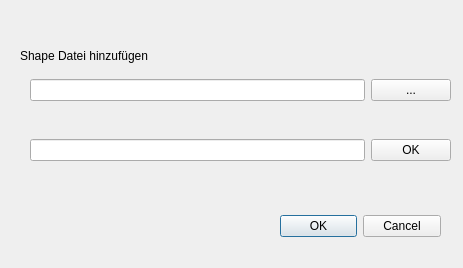
<?xml version="1.0" encoding="UTF-8"?>
<ui version="4.0">
 <class>GeoCodingNRWDialogBase</class>
 <widget class="QDialog" name="GeoCodingNRWDialogBase">
  <property name="geometry">
   <rect>
    <x>0</x>
    <y>0</y>
    <width>463</width>
    <height>268</height>
   </rect>
  </property>
  <property name="windowTitle">
   <string>GeoCodingNRW</string>
  </property>
  <widget class="QWidget" name="widget_4" native="true">
   <property name="geometry">
    <rect>
     <x>20</x>
     <y>30</y>
     <width>431</width>
     <height>222</height>
    </rect>
   </property>
   <widget class="QWidget" name="widget_3" native="true">
    <property name="geometry">
     <rect>
      <x>0</x>
      <y>10</y>
      <width>421</width>
      <height>32</height>
     </rect>
    </property>
    <layout class="QHBoxLayout" name="horizontalLayout_3">
     <item>
      <widget class="QLabel" name="label">
       <property name="text">
        <string>Shape Datei hinzufügen</string>
       </property>
      </widget>
     </item>
    </layout>
   </widget>
   <widget class="QWidget" name="widget_2" native="true">
    <property name="geometry">
     <rect>
      <x>10</x>
      <y>40</y>
      <width>421</width>
      <height>41</height>
     </rect>
    </property>
    <layout class="QHBoxLayout" name="horizontalLayout_2">
     <item>
      <widget class="QLineEdit" name="lineshp"/>
     </item>
     <item>
      <widget class="QPushButton" name="pushshp">
       <property name="text">
        <string>...</string>
       </property>
      </widget>
     </item>
    </layout>
   </widget>
   <widget class="QWidget" name="widget" native="true">
    <property name="geometry">
     <rect>
      <x>10</x>
      <y>100</y>
      <width>421</width>
      <height>41</height>
     </rect>
    </property>
    <layout class="QHBoxLayout" name="horizontalLayout">
     <item>
      <widget class="QLineEdit" name="lineinsee"/>
     </item>
     <item>
      <widget class="QPushButton" name="pushinsee">
       <property name="text">
        <string>OK</string>
       </property>
      </widget>
     </item>
    </layout>
   </widget>
   <widget class="QDialogButtonBox" name="button_box">
    <property name="geometry">
     <rect>
      <x>260</x>
      <y>180</y>
      <width>161</width>
      <height>32</height>
     </rect>
    </property>
    <property name="orientation">
     <enum>Qt::Horizontal</enum>
    </property>
    <property name="standardButtons">
     <set>QDialogButtonBox::Cancel|QDialogButtonBox::Ok</set>
    </property>
   </widget>
  </widget>
 </widget>
 <resources/>
 <connections/>
</ui>
